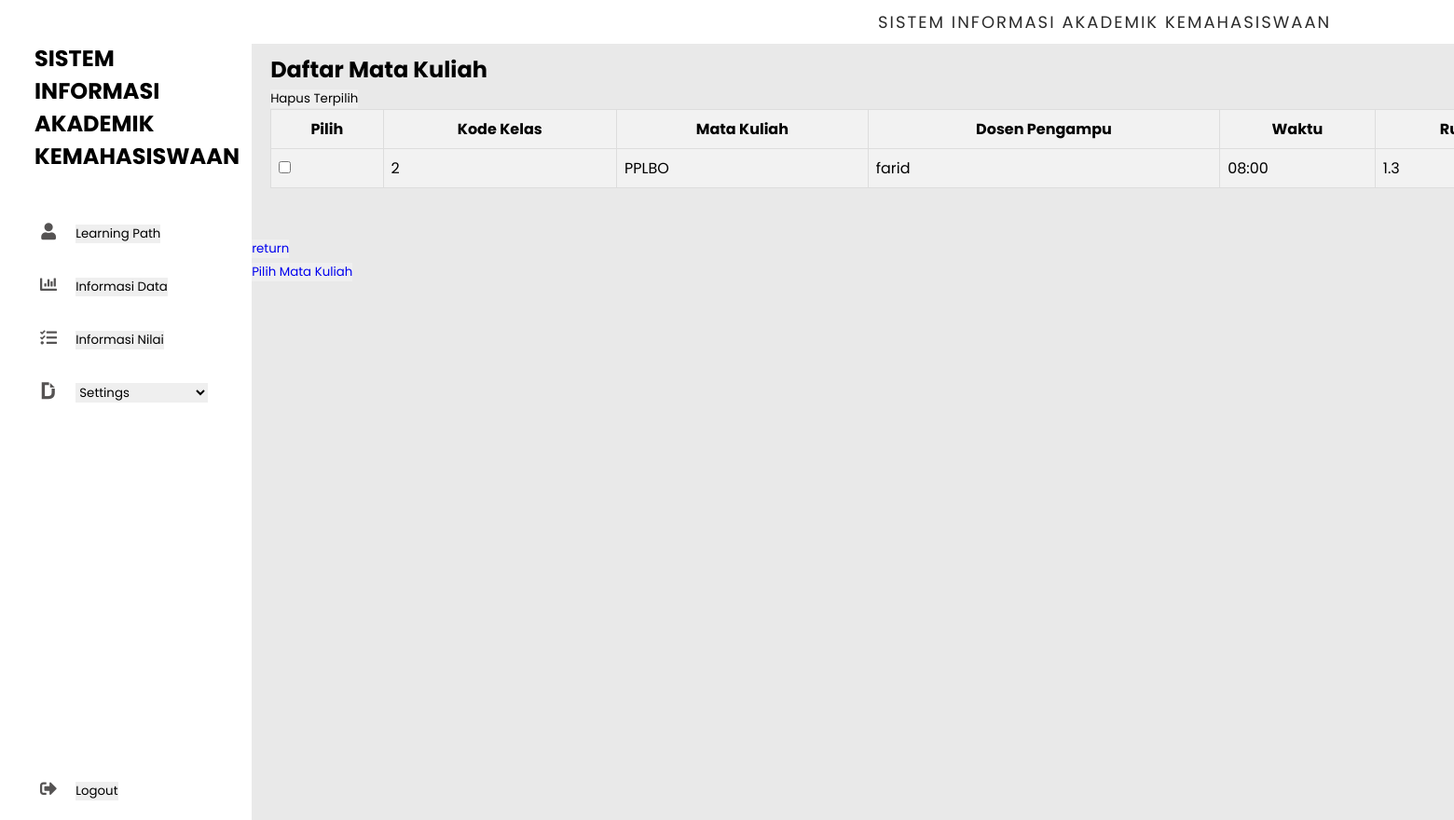
/view/mata_kuliah.php (signed in), run on an earlier commit of the app's database.
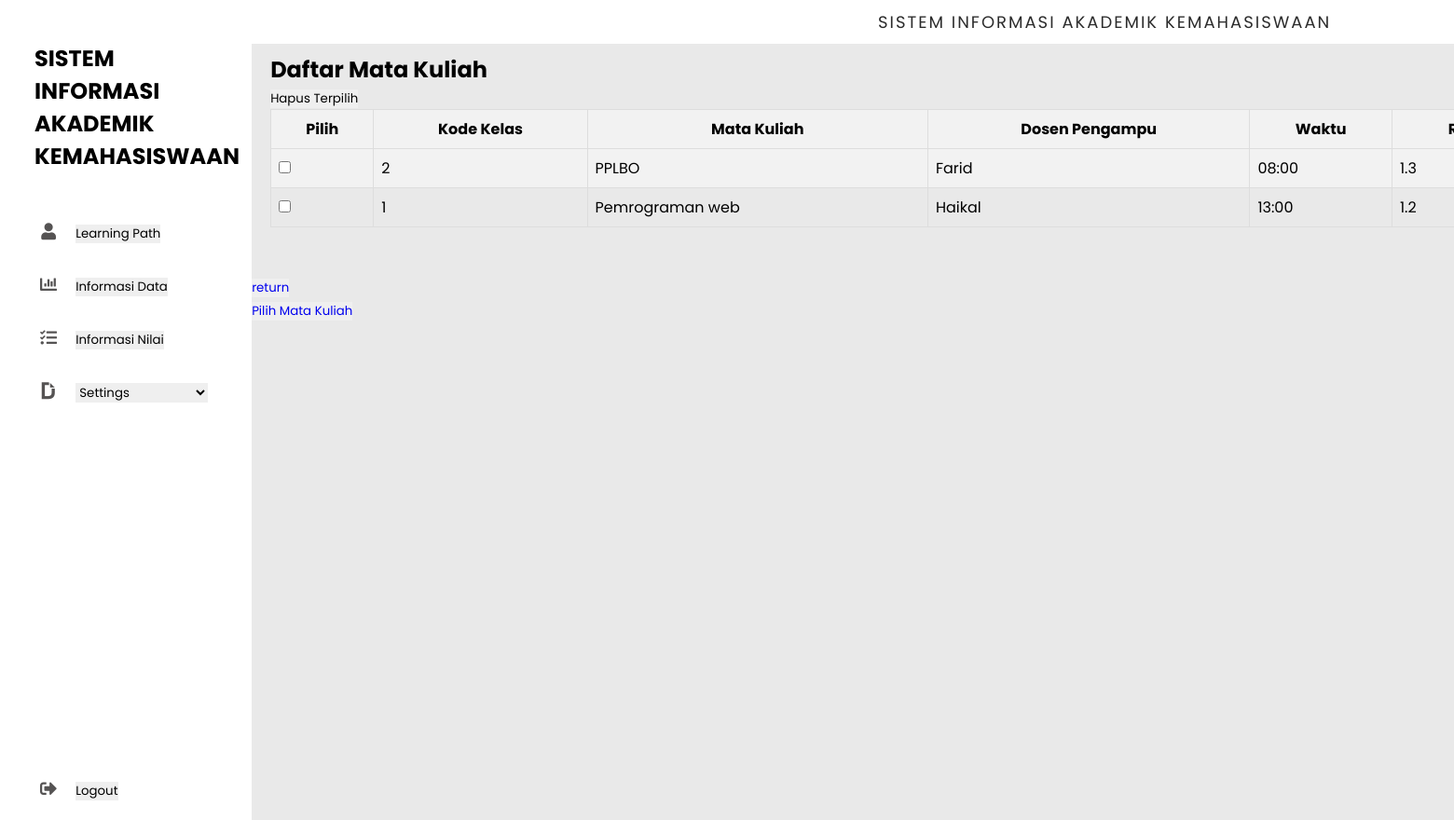
And on a later commit of the database.
### tables this page shows
CREATE TABLE `kelas` (
  `kode_kelas` varchar(4) NOT NULL,
  `mata_kuliah` varchar(20) NOT NULL,
  `waktu` varchar(7) NOT NULL,
  `ruangan` varchar(6) NOT NULL,
  `tipe` varchar(20) NOT NULL,
  `nip` int(11) NOT NULL
);

CREATE TABLE `dosen` (
  `nip` int(11) NOT NULL,
  `nama` varchar(20) NOT NULL
);

### core/database.php (called while the page is built, shortened)
<?php
class Database{
	private $host = 'localhost';
	private $user = 'root';
	private $pass = '';
	private $db_name = 'mahasiswa';
	private $dbh;
	private $stmt;
	public function __construct(){
		$dsn = 'mysql:host=' . $this->host . '; dbname=' . $this->db_name . '';
		$option = [
			PDO::ATTR_PERSISTENT => true,
			PDO::ATTR_ERRMODE => PDO::ERRMODE_EXCEPTION
		];
		try{
			$this->dbh = new PDO($dsn, $this->user, $this->pass, $option);
		} catch(PDOException $e){
			die($e->getMessage());
		}
	}
	public function query($query){
		$this->stmt = $this->dbh->prepare($query);
	}
	public function bind($param, $value, $type = null){
		if (is_null($type)) {
			switch (true) {
				default:
					$type = PDO::PARAM_STR;
			}
		}
		$this->stmt->bindValue($param, $value, $type);
		}
	public function execute(){
		$this->stmt->execute();
	}
	public function resultSet(){
		$this->execute();
		return $this->stmt->fetchAll(PDO::FETCH_ASSOC);
	}
}

### model/matakuliah-model.php (called while the page is built, shortened)
<?php
class Matakuliah_model extends Database {
public function getJadwalKelasByNIM($nim) {
    $sql = "SELECT k.kode_kelas, k.mata_kuliah, k.waktu, k.ruangan, k.tipe, d.nama
            FROM kelas k
            JOIN data_kelas_mahasiswa dkm ON k.kode_kelas = dkm.kode_kelas
            JOIN dosen d ON k.nip = d.nip
            WHERE dkm.nim = :nim";
    $this->query($sql);
    $this->bind(':nim', $nim);
    return $this->resultSet();
}
}
?>

### view/mata_kuliah.php (the view, shortened to what this page needs)
<?php
$controller = new Matakuliah_model();
$controller->checkLoginSession();
$nim = $_SESSION['nim'];
$kelas = $controller->getJadwalKelasByNIM($nim);
?>
<!DOCTYPE html>
<html lang="en">
<head>
<link rel="stylesheet" href="https://cdnjs.cloudflare.com/ajax/libs/font-awesome/5.15.4/css/all.min.css" />
</head>
<body>
<div class="container">
        <nav>
          <div class="navbar">
            <div class="logo">
              <h1>SISTEM INFORMASI AKADEMIK KEMAHASISWAAN</h1>
            </div>
            <ul>
              <li><a href="#">
                <i class="fas fa-user"></i>
                <button id="mata_kuliah" class="nav-item">Learning Path</button>
              </a>
              </li>
              <li><a href="#">
                <i class="fas fa-chart-bar"></i>
                <button id="mahasiswaBtn">Informasi Data</button>
              </a>
              </li>
              <li><a href="#">
                <i class="fas fa-tasks"></i>
                <button id="nilaiBtn" class="nav-item">Informasi Nilai</button>
              </a>
              </li>
              <li><a href="#">
                <i class="fab fa-dochub"></i>
                <select id="settingsDropdown" class="nav-item">
                    <option selected disabled>Settings</option>
                </select>
              </a>
              </li>
              <li><a href="#" class="logout">
                <i class="fas fa-sign-out-alt"></i>
                <button id="logoutBtn" class="nav-item">Logout</button>
              </a>
              </li>
            </ul>
          </div>
        </nav>
        <section class="main">
          <div class="main-top">
            <p>SISTEM INFORMASI AKADEMIK KEMAHASISWAAN</p>
          </div>
          <div class="main-body">
          <table class="table">
<h2 class="h2">Daftar Mata Kuliah</h2>
    <thead>
        <tr>
            <th>Pilih</th>
            <th>Kode Kelas</th>
            <th>Mata Kuliah</th>
            <th>Dosen Pengampu</th>
            <th>Waktu</th>
            <th>Ruangan</th>
        </tr>
    </thead>
    <tbody>
    <form action="../Matakuliah_controller/hapus_mk" method="POST">
    <?php if (!empty($kelas)): ?>
        <?php foreach ($kelas as $row): ?>
            <tr>
                <td><input type="checkbox" name="kode_kelas[]" value="<?= $row['kode_kelas'] ?>"></td>
                <td><?= $row['kode_kelas'] ?></td>
                <td><?= $row['mata_kuliah'] ?></td>
                <td><?= $row['nama'] ?></td>
                <td><?= $row['waktu'] ?></td>
                <td><?= $row['ruangan'] ?></td>
            </tr>
        <?php endforeach; ?>
        <input type="submit" name="submit" value="Hapus Terpilih">
    <?php else: ?>
        <p>Tidak ada mata kuliah yang tersedia.</p>
    <?php endif; ?>
</form>
    </tbody>
</table>
          </div>
          <div class="row">
          </div>
          <div class="button-wrapper" data-tippy-content="Click to copy button 6">
          <button class="button-6" role="button"><a href="../login/dashboard"> return</a></button>
        </div>
        <div class="button-wrapper" data-tippy-content="Click to copy button 6">
          <button class="button-6" role="button"><a href="../login/dashboard"><a href="pilih_mk"> Pilih Mata Kuliah</a></a></button>
        </div>
</body>
</html>

What changed in the data, as far as the page shows it:
changed kelas "PPLBO": dosen.nama "farid" → "Farid"
now on this page (row edited): kelas: kode_kelas "1", mata_kuliah "Pemrograman web", dosen.nama "Haikal", waktu "13:00", ruangan "1.2"
